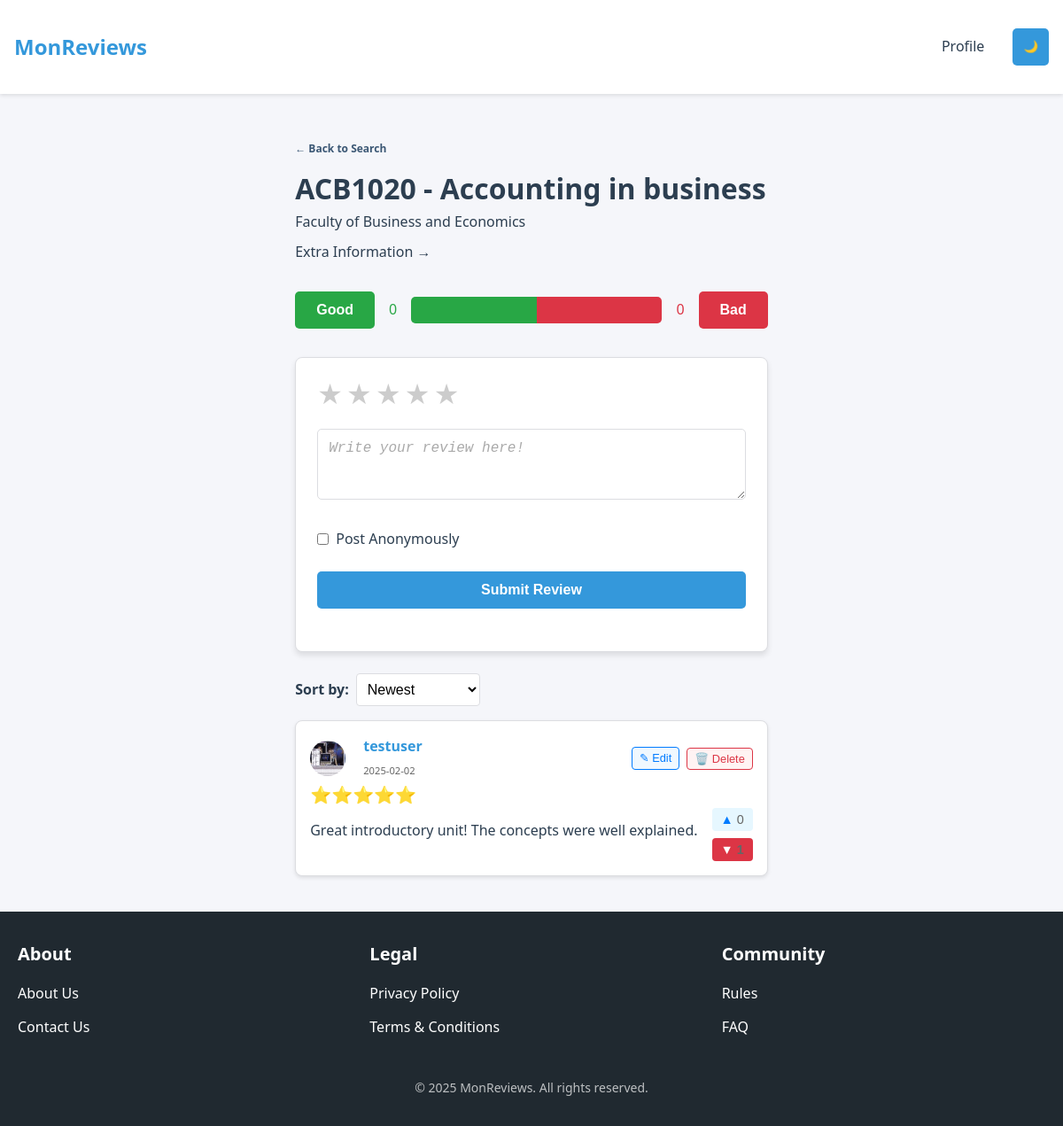
The page /unit/ACB1020 (signed in) on the database its author committed.
### app/models.py (models this page shows, shortened)
class Unit(db.Model):
    id = db.Column(db.Integer, primary_key=True, autoincrement=True)
    code = db.Column(db.String(20), unique=True, nullable=False)
    name = db.Column(db.String(255), nullable=False)
    faculty = db.Column(db.String(255), nullable=False)
    credit_points = db.Column(db.Integer, nullable=False)
    url = db.Column(db.String(500), nullable=False)
    upvotes = db.Column(db.Integer, default=0, nullable=False)
    downvotes = db.Column(db.Integer, default=0, nullable=False)
    assessment_details = db.Column(db.Text)
    reviews = db.relationship('Review', back_populates="unit", lazy='dynamic')

class Review(db.Model):
    id = db.Column(db.Integer, primary_key=True)
    content = db.Column(db.Text, nullable=False)
    rating = db.Column(db.Integer, nullable=False)
    timestamp = db.Column(db.DateTime, default=datetime.utcnow)
    is_anonymous = db.Column(db.Boolean, default=False)
    upvotes = db.Column(db.Integer, default=0)
    downvotes = db.Column(db.Integer, default=0)
    user_id = db.Column(db.Integer, db.ForeignKey('user.id'), nullable=False)
    unit_id = db.Column(db.Integer, db.ForeignKey('unit.id'), nullable=False)
    user = db.relationship("User", back_populates="reviews", foreign_keys=[user_id])
    unit = db.relationship("Unit", back_populates="reviews")
    def has_voted(self, user, vote_type):
        if not user.is_authenticated:
            return False
        vote = Vote.query.filter_by(
            user_id=user.id,
            review_id=self.id,
            vote_type=vote_type
        ).first()
        return vote is not None
    def get_vote_status(self, user):
        if not user.is_authenticated:
            return None
        vote = Vote.query.filter_by(
            user_id=user.id,
            review_id=self.id
        ).first()
        return vote.vote_type if vote else None
    def can_edit(self, user):
        if not user.is_authenticated:
            return False
        return user.id == self.user_id # or user.is_admin

class User(UserMixin, db.Model):
    id = db.Column(db.Integer, primary_key=True)
    username = db.Column(db.String(64), unique=True, nullable=False)
    password_hash = db.Column(db.String(128))
    timestamp = db.Column(db.DateTime, default=datetime.utcnow)
    is_verified = db.Column(db.Boolean, default=False)
    reviews = db.relationship("Review", back_populates="user", foreign_keys="Review.user_id")
    profile_pic = db.Column(db.String(120), default='default.jpg')
    login_attempts = db.Column(db.Integer, default=0)
    locked_until = db.Column(db.DateTime)
    def get_profile_pic_url(self):
        return url_for('static', filename=f'pictures/{self.profile_pic}')

### app/routes.py (the view, shortened to what this page needs)
@main.route('/unit/<string:code>', methods=['GET', 'POST'])
@validate_input
def unit(code):
    code = sanitize_input(code)
    if not code:
        abort(400)
    unit = Unit.query.filter_by(code=code).first_or_404()
    page = request.args.get('page', 1, type=int)
    sort = request.args.get('sort', 'newest')
    form = ReviewForm()
    if sort == 'newest':
        reviews = Review.query.filter_by(unit_id=unit.id)\
            .order_by(Review.timestamp.desc())
    elif sort == 'highest_rated':
        reviews = Review.query.filter_by(unit_id=unit.id)\
            .order_by(Review.rating.desc())
    elif sort == 'most_voted':
        reviews = Review.query.filter_by(unit_id=unit.id)\
            .order_by((Review.upvotes - Review.downvotes).desc())
    reviews = reviews.paginate(page=page,
                             per_page=current_app.config['REVIEWS_PER_PAGE'])
    for review in reviews.items:
        review.user_vote = review.get_vote_status(current_user) if current_user.is_authenticated else None
    return render_template('unit.html', unit=unit, reviews=reviews, sort=sort, form=form)

### app/templates/unit.html (shortened to what this page needs)
{% extends "base.html" %}
{% block content %}
    <a href="{{ url_for('main.home') }}" class="back-to-search">
        ← Back to Search
    </a>
    <div class="unit-header">
        <h1>{{ unit.code }} - {{ unit.name }}</h1>
        <p>{{ unit.faculty }}</p>
        <p class="collapsible-header simplistic" onclick="toggleCollapse(this)">
            Extra Information →
        </p>
        <div class="poll-container">
            <div class="poll-bar-container">
                <button
                    id="goodButton"
                    onclick="voteUnit('good')"
                    class="poll-button good-button"
                >
                    Good
                </button>
                <p><span id="goodVotes">{{ unit.upvotes }}</span</p>
                <div class="bar-wrapper">
                    <div id="goodBar" class="bar-left"></div>
                    <div id="badBar" class="bar-right"></div>
                </div>
                <p><span id="badVotes">{{ unit.downvotes }}</span></p>
                <button
                    id="badButton"
                    onclick="voteUnit('bad')"
                    class="poll-button bad-button"
                >
                    Bad
                </button>
            </div>
        </div>
            {% if current_user.is_authenticated %}
            <div class="review-form-section">
                <form method="post" class="review-form">
                    <div class="form-group rating-group">
                        <div class="star-rating">
                            {% for i in range(1, 6) %}
                                <label for="star{{ i }}" class="star">&#9733;</label>
                            {% endfor %}
                        </div>
                    </div>
                    <div class="form-group">
                        <textarea id="reviewContent" name="content" class="form-control" rows="3"
                        placeholder="Write your review here!" required>{{ form.content.data if form.content.data else '' }}</textarea>
                    </div>
                    <div class="form-group anonymous-group">
                        <div class="checkbox-container">
                            {{ form.anonymous() }} {{ form.anonymous.label }}
                        </div>
                    </div>
                    <div class="form-group">
                        {{ form.submit(class="btn btn-primary") }}
                    </div>
                </form>
            </div>
            {% else %}
            <div class="login-prompt">
                <p>Please <a href="{{ url_for('auth.login') }}">log in</a> to write a review.</p>
            </div>
            {% endif %}
       {% if reviews.items|length > 0 %}
        <div class="sort-container">
            <label for="sortDropdown">Sort by:</label>
            <select id="sortDropdown" class="sort-dropdown">
            <option value="{{ url_for('main.unit', code=unit.code, sort='newest') }}"
                    {% if sort == 'newest' %}selected{% endif %}>Newest</option>
            </select>
        </div>
        {% endif %}
    </div>
    <div class="reviews-section">
        {% for review in reviews.items %}
            <div class="review-card">
                <div class="review-header">
                    <div class="review-meta">
                        {% if review.is_anonymous %}
                            <img src="{{ url_for('static', filename='/pictures/default.jpg') }}"
                                 alt="Profile Picture"
                                 class="review-profile-pic">
                        {% else %}
                            <img src="{{ review.user.get_profile_pic_url() }}"
                                 alt="Profile Picture"
                                 class="review-profile-pic">
                        {% endif %}
                        <div class="nameand">
                        <span class="review-author">
                            {% if review.is_anonymous %}
                                Anonymous
                            {% elif review.user %}
                                {{ review.user.username }}
                            {% else %}
                                Deleted User
                            {% endif %}
                        </span>
                        <span class="review-date">{{ review.timestamp.strftime('%Y-%m-%d') }}</span>
                    </div>
                    </div>
                    {% if review.can_edit(current_user) %}
                    <div class="review-actions">
                        <button onclick="enableEdit('{{ review.id }}')" class="btn btn-edit btn-sm">✎ Edit</button>
                        <form action="{{ url_for('main.delete_review', id=review.id) }}" method="post" class="d-inline">
                            <button type="submit" class="btn btn-delete btn-sm" onclick="return confirm('Are you sure you want to delete this review?')">🗑️ Delete</button>
                        </form>
                    </div>
                    {% endif %}
                </div>
                <div class="review-rating">
                    {% for _ in range(review.rating) %}⭐{% endfor %}
                </div>
                <div class="review-content-container">
                    <div class="review-text">
                        {{ review.content }}
                    </div>
                    <div class="review-votes"
                         data-review-id="{{ review.id }}"
                         data-upvotes="{{ review.upvotes }}"
                         data-downvotes="{{ review.downvotes }}"
                         data-user-vote="{{ review.get_vote_status(current_user) }}">
                        <button onclick="voteReview('{{ review.id }}', 'up')"
                                class="vote-btn upvote {% if review.has_voted(current_user, 'up') %}active{% endif %}"
                                {% if not current_user.is_authenticated %}disabled{% endif %}>
                            ▲ <span id="upvotes-{{ review.id }}" class="vote-count">{{ review.upvotes }}</span>
                        </button>
                        <button onclick="voteReview('{{ review.id }}', 'down')"
                                class="vote-btn downvote {% if review.has_voted(current_user, 'down') %}active{% endif %}"
                                {% if not current_user.is_authenticated %}disabled{% endif %}>
                            ▼ <span id="downvotes-{{ review.id }}" class="vote-count">{{ review.downvotes }}</span>
                        </button>
                    </div>
                </div>
            </div>
        {% endfor %}
    </div>
{% endblock %}

### rows shown on the page
Unit: code "ACB1020", name "Accounting in business", faculty "Faculty of Business and Economics", upvotes "0", downvotes "0"
Review: user.get_profile_pic_url (picture), user.username "testuser", timestamp "2025-02-02", content "Great introductory unit! The concepts were well explained.", upvotes "0"
